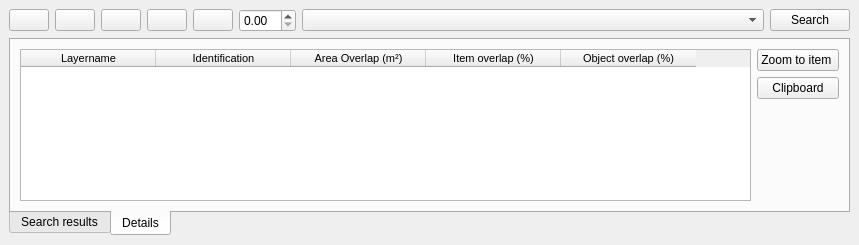
<?xml version="1.0" encoding="UTF-8"?>
<ui version="4.0">
 <class>DockWidget</class>
 <widget class="QDockWidget" name="DockWidget">
  <property name="geometry">
   <rect>
    <x>0</x>
    <y>0</y>
    <width>859</width>
    <height>245</height>
   </rect>
  </property>
  <property name="windowTitle">
   <string>Impact analysis</string>
  </property>
  <widget class="QWidget" name="dockWidgetContents">
   <layout class="QVBoxLayout" name="verticalLayout_3">
    <item>
     <layout class="QHBoxLayout" name="horizontalLayout_3">
      <item>
       <widget class="QPushButton" name="pushButton">
        <property name="toolTip">
         <string>Select by drawing a polygon</string>
        </property>
        <property name="text">
         <string/>
        </property>
        <property name="icon">
         <iconset>
          <normaloff>icons/Icons8-Ios7-Maps-Polygon.ico</normaloff>icons/Icons8-Ios7-Maps-Polygon.ico</iconset>
        </property>
       </widget>
      </item>
      <item>
       <widget class="QPushButton" name="pushButton_2">
        <property name="toolTip">
         <string>Select by drawing a linestring</string>
        </property>
        <property name="text">
         <string/>
        </property>
        <property name="icon">
         <iconset>
          <normaloff>icons/Icons8-Ios7-Maps-Polyline.ico</normaloff>icons/Icons8-Ios7-Maps-Polyline.ico</iconset>
        </property>
       </widget>
      </item>
      <item>
       <widget class="QPushButton" name="pushButton_3">
        <property name="toolTip">
         <string>Select by drawing a point</string>
        </property>
        <property name="statusTip">
         <string/>
        </property>
        <property name="text">
         <string/>
        </property>
        <property name="icon">
         <iconset>
          <normaloff>icons/Icons8-Ios7-Maps-Geo-Fence.ico</normaloff>icons/Icons8-Ios7-Maps-Geo-Fence.ico</iconset>
        </property>
       </widget>
      </item>
      <item>
       <widget class="QPushButton" name="pushButton_4">
        <property name="toolTip">
         <string>Select using existing map selection</string>
        </property>
        <property name="text">
         <string/>
        </property>
        <property name="icon">
         <iconset>
          <normaloff>icons/Icons8-Ios7-Maps-Layers.ico</normaloff>icons/Icons8-Ios7-Maps-Layers.ico</iconset>
        </property>
       </widget>
      </item>
      <item>
       <widget class="QPushButton" name="pushButton_5">
        <property name="toolTip">
         <string>Select using previous search object</string>
        </property>
        <property name="text">
         <string/>
        </property>
        <property name="icon">
         <iconset>
          <normaloff>icons/Icons8-Ios7-Maps-Quest.ico</normaloff>icons/Icons8-Ios7-Maps-Quest.ico</iconset>
        </property>
       </widget>
      </item>
      <item>
       <widget class="QgsDoubleSpinBox" name="mQgsDoubleSpinBox">
        <property name="toolTip">
         <string>Select buffer radius for search object</string>
        </property>
        <property name="prefix">
         <string/>
        </property>
        <property name="suffix">
         <string/>
        </property>
       </widget>
      </item>
      <item>
       <widget class="QComboBox" name="comboBox">
        <property name="sizePolicy">
         <sizepolicy hsizetype="MinimumExpanding" vsizetype="Fixed">
          <horstretch>100</horstretch>
          <verstretch>0</verstretch>
         </sizepolicy>
        </property>
        <property name="toolTip">
         <string>Choose search profile</string>
        </property>
       </widget>
      </item>
      <item>
       <widget class="QPushButton" name="pushButton_6">
        <property name="toolTip">
         <string>Execute search</string>
        </property>
        <property name="text">
         <string>Search</string>
        </property>
       </widget>
      </item>
     </layout>
    </item>
    <item>
     <widget class="QTabWidget" name="tabWidget">
      <property name="tabPosition">
       <enum>QTabWidget::South</enum>
      </property>
      <property name="currentIndex">
       <number>1</number>
      </property>
      <widget class="QWidget" name="tab">
       <attribute name="title">
        <string>Search results</string>
       </attribute>
       <layout class="QHBoxLayout" name="horizontalLayout_2">
        <item>
         <widget class="QTableWidget" name="tableWidget">
          <property name="sortingEnabled">
           <bool>true</bool>
          </property>
          <attribute name="horizontalHeaderDefaultSectionSize">
           <number>135</number>
          </attribute>
          <column>
           <property name="text">
            <string>Layername</string>
           </property>
           <property name="font">
            <font>
             <pointsize>8</pointsize>
            </font>
           </property>
          </column>
          <column>
           <property name="text">
            <string>No of overlaps</string>
           </property>
           <property name="font">
            <font>
             <pointsize>8</pointsize>
            </font>
           </property>
          </column>
          <column>
           <property name="text">
            <string>Total no of rows</string>
           </property>
           <property name="font">
            <font>
             <pointsize>8</pointsize>
            </font>
           </property>
          </column>
         </widget>
        </item>
        <item>
         <layout class="QVBoxLayout" name="verticalLayout">
          <item>
           <widget class="QPushButton" name="pushButton_11">
            <property name="text">
             <string>Map layer</string>
            </property>
           </widget>
          </item>
          <item>
           <widget class="QPushButton" name="pushButton_10">
            <property name="text">
             <string>Layer details</string>
            </property>
           </widget>
          </item>
          <item>
           <widget class="QPushButton" name="pushButton_12">
            <property name="text">
             <string>Clipboard</string>
            </property>
           </widget>
          </item>
          <item>
           <spacer name="verticalSpacer">
            <property name="orientation">
             <enum>Qt::Vertical</enum>
            </property>
            <property name="sizeHint" stdset="0">
             <size>
              <width>20</width>
              <height>48</height>
             </size>
            </property>
           </spacer>
          </item>
         </layout>
        </item>
       </layout>
      </widget>
      <widget class="QWidget" name="tab_2">
       <attribute name="title">
        <string>Details</string>
       </attribute>
       <layout class="QHBoxLayout" name="horizontalLayout">
        <item>
         <widget class="QTableWidget" name="tableWidget_2">
          <property name="sortingEnabled">
           <bool>true</bool>
          </property>
          <attribute name="horizontalHeaderDefaultSectionSize">
           <number>135</number>
          </attribute>
          <column>
           <property name="text">
            <string>Layername</string>
           </property>
           <property name="toolTip">
            <string>Name of the layer</string>
           </property>
           <property name="font">
            <font>
             <pointsize>8</pointsize>
            </font>
           </property>
          </column>
          <column>
           <property name="text">
            <string>Identification</string>
           </property>
           <property name="toolTip">
            <string>Unique id for the item</string>
           </property>
           <property name="font">
            <font>
             <pointsize>8</pointsize>
            </font>
           </property>
          </column>
          <column>
           <property name="text">
            <string>Area Overlap (m²)</string>
           </property>
           <property name="font">
            <font>
             <pointsize>8</pointsize>
            </font>
           </property>
          </column>
          <column>
           <property name="text">
            <string>Item overlap (%)</string>
           </property>
           <property name="font">
            <font>
             <pointsize>8</pointsize>
            </font>
           </property>
          </column>
          <column>
           <property name="text">
            <string>Object overlap (%)</string>
           </property>
           <property name="font">
            <font>
             <pointsize>8</pointsize>
            </font>
           </property>
          </column>
         </widget>
        </item>
        <item>
         <layout class="QVBoxLayout" name="verticalLayout_2">
          <item>
           <widget class="QPushButton" name="pushButton_7">
            <property name="text">
             <string>Zoom to item </string>
            </property>
           </widget>
          </item>
          <item>
           <widget class="QPushButton" name="pushButton_13">
            <property name="text">
             <string>Clipboard</string>
            </property>
           </widget>
          </item>
          <item>
           <spacer name="verticalSpacer_2">
            <property name="orientation">
             <enum>Qt::Vertical</enum>
            </property>
            <property name="sizeHint" stdset="0">
             <size>
              <width>20</width>
              <height>40</height>
             </size>
            </property>
           </spacer>
          </item>
         </layout>
        </item>
       </layout>
      </widget>
     </widget>
    </item>
   </layout>
  </widget>
 </widget>
 <customwidgets>
  <customwidget>
   <class>QgsDoubleSpinBox</class>
   <extends>QDoubleSpinBox</extends>
   <header>qgsdoublespinbox.h</header>
  </customwidget>
 </customwidgets>
 <resources/>
 <connections/>
</ui>
